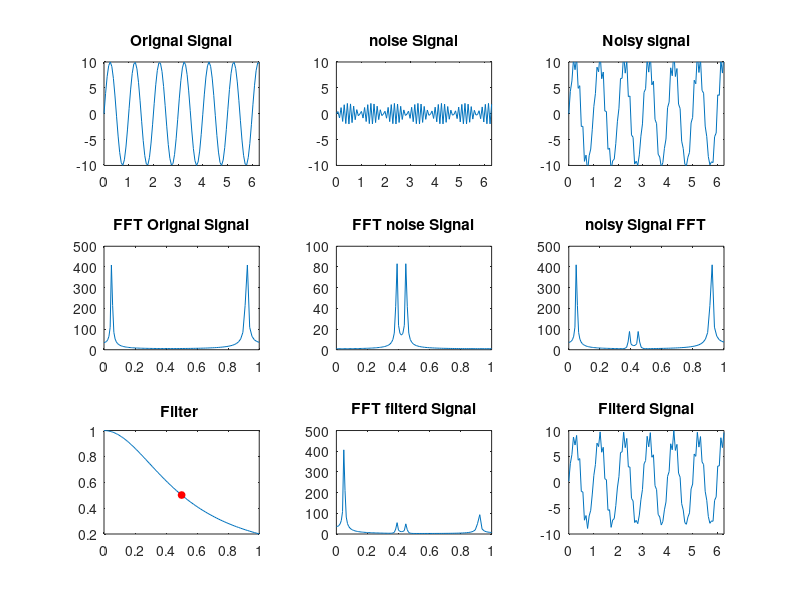

This chart was generated by the following MATLAB code:
%1. 1st order analog low pass filter on sinusoid
%
% Filter
%
clear;clc;close all;
n=100;
A=10;
t = linspace(0,2*pi,n);
s = A*sin(2*pi*1*t);
nois = 0.2*A*sin(2*pi*1000*t);
% nois = 0.2*A*rand(1,n);
% nois = wgn(1,n,1);
sn = s + nois;
% sn =awgn(s,10,'measured');
 
snfft = (fft(sn));
%% Filter design and implement
w = linspace(0,1*pi/2,n);
%wc = pi/1.5;
ohmc=0.5;
ohm=tan(w/2);
 
Ac = 3;
Gc = 10^(-Ac/20);
Gcsq = Gc.^2;
alph = ohmc.*sqrt(Gcsq)./sqrt(1-Gcsq);
 
Hw = alph./(1i*ohm + alph);
filtrd = snfft.*abs(Hw).^2;
 
figure;
subplot(331);
plot(t,s);title('Orignal Signal');axis([0 t(end) -A A]);
subplot(332);
plot(t,nois);title('noise Signal');axis([0 t(end) -A A]);
subplot(333);
plot(t,sn);title('Noisy signal');axis([0 t(end) -A A]);
subplot(334);
plot(ohm,(abs((fft(s)))));title('FFT Orignal Signal');
subplot(335);
plot(ohm,(abs((fft(nois)))));title('FFT noise Signal');
subplot(336);
plot(ohm,(abs((snfft))));title('noisy Signal FFT');
subplot(337);
plot(ohm,abs(Hw).^2);title('Filter ');
Hwc = interp1(ohm,Hw,ohmc);
hold on; plot(ohmc,abs(Hwc).^2,'ro','markerfacecolor','r','markersize',5);
subplot(338);
 
 
plot(ohm,abs(filtrd));title('FFT filterd Signal');
subplot(339);
filtrd_rec = ifft(((filtrd)));
m = max(s);
recA = max(real(filtrd_rec));
plot(t,m*real(filtrd_rec)./recA);title('Filterd Signal');axis([0 t(end) -A A]);
 
 
